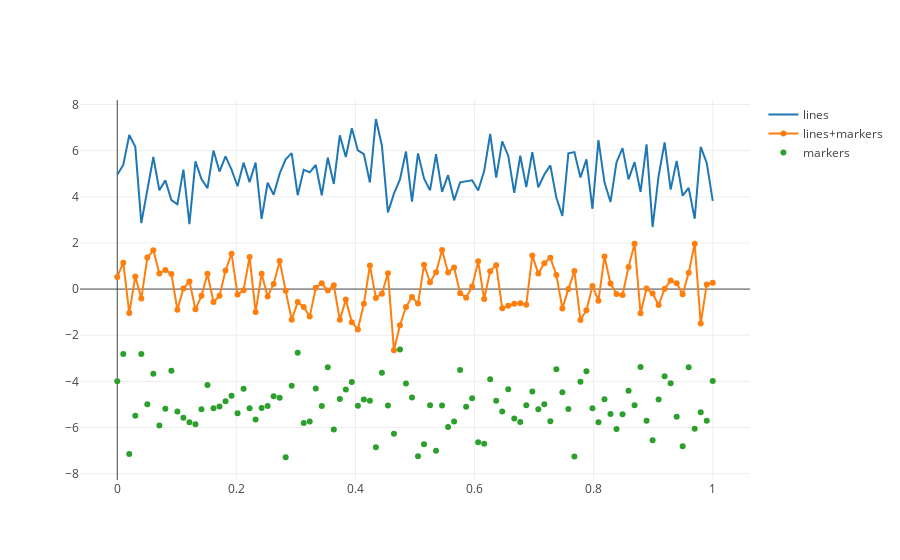

Notebook cell for this chart:
### Markdown cell above
### Plotting Line Chart with Multiple Traces and Styles

### Code cell
# Create random data with numpy
N = 100
random_x = np.linspace(0, 1, N)
random_y0 = np.random.randn(N)+5
random_y1 = np.random.randn(N)
random_y2 = np.random.randn(N)-5

# Create traces
trace0 = go.Scatter(
    x = random_x,
    y = random_y0,
    mode = 'lines',
    name = 'lines'
)
trace1 = go.Scatter(
    x = random_x,
    y = random_y1,
    mode = 'lines+markers',
    name = 'lines+markers'
)
trace2 = go.Scatter(
    x = random_x,
    y = random_y2,
    mode = 'markers',
    name = 'markers'
)

data = [trace0, trace1, trace2]
py.iplot(data, filename='line-mode')
